Frame 1 (no input): blank canvas, image omitted
Frame 60 (no input): blank canvas, image omitted
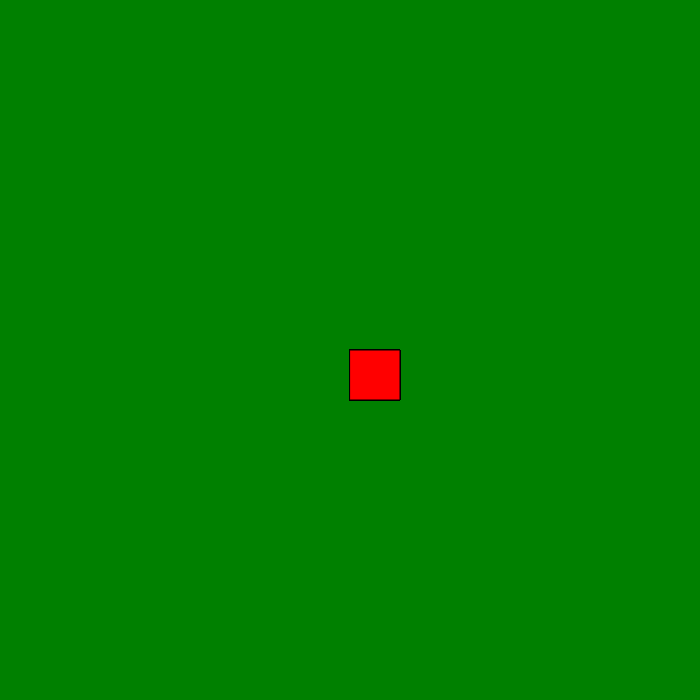
Frame 120 (the mouse pressed at the canvas centre since frame 60)

The p5.js sketch whose frames 1 and 60 were blank and that drew this single picture after the mouse press (run headless with seeded random() and noise() and a simulated clock; from frame 60 on, the mouse is pressed at the canvas centre):

// p5.js sketch
// ── sketch.js
function setup() {
    createCanvas(700, 700);
    background("green");
  }
  
  function draw() {
    
    
    
    stroke("black")
    fill("red")
    
    // console.log(mouseIsPressed);
    
    if (mouseIsPressed){
      rect( mouseX, mouseY , 50 ,50); 
    }
  }
